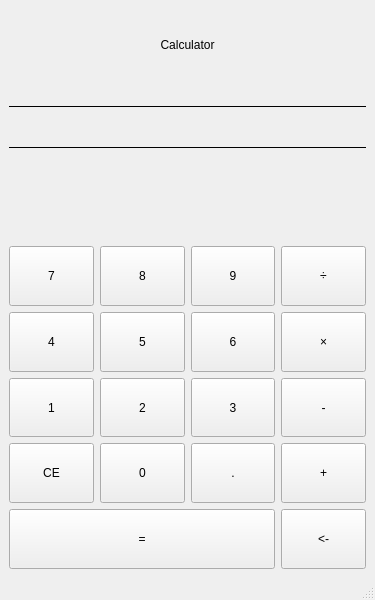
<?xml version="1.0" encoding="UTF-8"?>
<ui version="4.0">
 <class>Calculator</class>
 <widget class="QMainWindow" name="Calculator">
  <property name="geometry">
   <rect>
    <x>0</x>
    <y>0</y>
    <width>375</width>
    <height>600</height>
   </rect>
  </property>
  <property name="windowTitle">
   <string>Calculator</string>
  </property>
  <widget class="QWidget" name="centralwidget">
   <layout class="QHBoxLayout" name="horizontalLayout">
    <item>
     <layout class="QVBoxLayout" name="verticalLayout" stretch="3,2,7">
      <item>
       <layout class="QVBoxLayout" name="title_Lay" stretch="5,0,3">
        <item>
         <widget class="QLabel" name="lbl_title">
          <property name="styleSheet">
           <string notr="true">font: 30pt &quot;Impact&quot;;
color: rgb(0, 0, 0)</string>
          </property>
          <property name="text">
           <string>Calculator</string>
          </property>
          <property name="textFormat">
           <enum>Qt::AutoText</enum>
          </property>
          <property name="scaledContents">
           <bool>false</bool>
          </property>
          <property name="alignment">
           <set>Qt::AlignCenter</set>
          </property>
          <property name="wordWrap">
           <bool>false</bool>
          </property>
         </widget>
        </item>
        <item>
         <widget class="QLabel" name="lbl_past_input">
          <property name="text">
           <string/>
          </property>
          <property name="alignment">
           <set>Qt::AlignRight|Qt::AlignTrailing|Qt::AlignVCenter</set>
          </property>
          <property name="margin">
           <number>5</number>
          </property>
         </widget>
        </item>
        <item>
         <widget class="QLabel" name="lbl_main_input">
          <property name="styleSheet">
           <string notr="true">border-top: 1px solid;
border-bottom: 1px solid;
color: black;
font: 75 28pt &quot;Source Code Pro&quot;;</string>
          </property>
          <property name="text">
           <string/>
          </property>
          <property name="alignment">
           <set>Qt::AlignCenter</set>
          </property>
         </widget>
        </item>
       </layout>
      </item>
      <item>
       <spacer name="horizontalSpacer">
        <property name="orientation">
         <enum>Qt::Vertical</enum>
        </property>
        <property name="sizeHint" stdset="0">
         <size>
          <width>20</width>
          <height>40</height>
         </size>
        </property>
       </spacer>
      </item>
      <item>
       <layout class="QGridLayout" name="gridLayout" rowstretch="0,0,0,0,0,0,0">
        <property name="sizeConstraint">
         <enum>QLayout::SetDefaultConstraint</enum>
        </property>
        <property name="topMargin">
         <number>0</number>
        </property>
        <item row="0" column="2">
         <widget class="QPushButton" name="btn_number_9">
          <property name="sizePolicy">
           <sizepolicy hsizetype="Minimum" vsizetype="Minimum">
            <horstretch>0</horstretch>
            <verstretch>0</verstretch>
           </sizepolicy>
          </property>
          <property name="text">
           <string>9</string>
          </property>
         </widget>
        </item>
        <item row="2" column="3">
         <widget class="QPushButton" name="btn_subtract">
          <property name="sizePolicy">
           <sizepolicy hsizetype="Minimum" vsizetype="Minimum">
            <horstretch>0</horstretch>
            <verstretch>0</verstretch>
           </sizepolicy>
          </property>
          <property name="text">
           <string>-</string>
          </property>
         </widget>
        </item>
        <item row="5" column="3">
         <widget class="QPushButton" name="btn_plus">
          <property name="sizePolicy">
           <sizepolicy hsizetype="Minimum" vsizetype="Minimum">
            <horstretch>0</horstretch>
            <verstretch>0</verstretch>
           </sizepolicy>
          </property>
          <property name="text">
           <string>+</string>
          </property>
         </widget>
        </item>
        <item row="0" column="0">
         <widget class="QPushButton" name="btn_number_7">
          <property name="sizePolicy">
           <sizepolicy hsizetype="Minimum" vsizetype="Minimum">
            <horstretch>0</horstretch>
            <verstretch>0</verstretch>
           </sizepolicy>
          </property>
          <property name="text">
           <string>7</string>
          </property>
         </widget>
        </item>
        <item row="5" column="1">
         <widget class="QPushButton" name="btn_number_0">
          <property name="sizePolicy">
           <sizepolicy hsizetype="Minimum" vsizetype="Minimum">
            <horstretch>0</horstretch>
            <verstretch>0</verstretch>
           </sizepolicy>
          </property>
          <property name="text">
           <string>0</string>
          </property>
         </widget>
        </item>
        <item row="1" column="1">
         <widget class="QPushButton" name="btn_number_5">
          <property name="sizePolicy">
           <sizepolicy hsizetype="Minimum" vsizetype="Minimum">
            <horstretch>0</horstretch>
            <verstretch>0</verstretch>
           </sizepolicy>
          </property>
          <property name="text">
           <string>5</string>
          </property>
         </widget>
        </item>
        <item row="1" column="3">
         <widget class="QPushButton" name="btn_multiply">
          <property name="sizePolicy">
           <sizepolicy hsizetype="Minimum" vsizetype="Minimum">
            <horstretch>0</horstretch>
            <verstretch>0</verstretch>
           </sizepolicy>
          </property>
          <property name="text">
           <string>×</string>
          </property>
         </widget>
        </item>
        <item row="2" column="2">
         <widget class="QPushButton" name="btn_number_3">
          <property name="sizePolicy">
           <sizepolicy hsizetype="Minimum" vsizetype="Minimum">
            <horstretch>0</horstretch>
            <verstretch>0</verstretch>
           </sizepolicy>
          </property>
          <property name="styleSheet">
           <string notr="true">height: 40px;</string>
          </property>
          <property name="text">
           <string>3</string>
          </property>
         </widget>
        </item>
        <item row="2" column="1">
         <widget class="QPushButton" name="btn_number_2">
          <property name="sizePolicy">
           <sizepolicy hsizetype="Minimum" vsizetype="Minimum">
            <horstretch>0</horstretch>
            <verstretch>0</verstretch>
           </sizepolicy>
          </property>
          <property name="text">
           <string>2</string>
          </property>
         </widget>
        </item>
        <item row="0" column="3">
         <widget class="QPushButton" name="btn_divide">
          <property name="sizePolicy">
           <sizepolicy hsizetype="Minimum" vsizetype="Minimum">
            <horstretch>0</horstretch>
            <verstretch>0</verstretch>
           </sizepolicy>
          </property>
          <property name="text">
           <string>÷</string>
          </property>
         </widget>
        </item>
        <item row="1" column="0">
         <widget class="QPushButton" name="btn_number_4">
          <property name="sizePolicy">
           <sizepolicy hsizetype="Minimum" vsizetype="Minimum">
            <horstretch>0</horstretch>
            <verstretch>0</verstretch>
           </sizepolicy>
          </property>
          <property name="text">
           <string>4</string>
          </property>
         </widget>
        </item>
        <item row="2" column="0">
         <widget class="QPushButton" name="btn_number_1">
          <property name="sizePolicy">
           <sizepolicy hsizetype="Minimum" vsizetype="Minimum">
            <horstretch>0</horstretch>
            <verstretch>0</verstretch>
           </sizepolicy>
          </property>
          <property name="text">
           <string>1</string>
          </property>
         </widget>
        </item>
        <item row="1" column="2">
         <widget class="QPushButton" name="btn_number_6">
          <property name="sizePolicy">
           <sizepolicy hsizetype="Minimum" vsizetype="Minimum">
            <horstretch>0</horstretch>
            <verstretch>0</verstretch>
           </sizepolicy>
          </property>
          <property name="text">
           <string>6</string>
          </property>
         </widget>
        </item>
        <item row="0" column="1">
         <widget class="QPushButton" name="btn_number_8">
          <property name="sizePolicy">
           <sizepolicy hsizetype="Minimum" vsizetype="Minimum">
            <horstretch>0</horstretch>
            <verstretch>0</verstretch>
           </sizepolicy>
          </property>
          <property name="text">
           <string>8</string>
          </property>
         </widget>
        </item>
        <item row="5" column="0">
         <widget class="QPushButton" name="btn_clear">
          <property name="sizePolicy">
           <sizepolicy hsizetype="Minimum" vsizetype="Minimum">
            <horstretch>0</horstretch>
            <verstretch>0</verstretch>
           </sizepolicy>
          </property>
          <property name="text">
           <string>CE</string>
          </property>
         </widget>
        </item>
        <item row="5" column="2">
         <widget class="QPushButton" name="btn_period">
          <property name="sizePolicy">
           <sizepolicy hsizetype="Minimum" vsizetype="Minimum">
            <horstretch>0</horstretch>
            <verstretch>0</verstretch>
           </sizepolicy>
          </property>
          <property name="text">
           <string>.</string>
          </property>
         </widget>
        </item>
        <item row="6" column="0" colspan="3">
         <widget class="QPushButton" name="btn_equals">
          <property name="sizePolicy">
           <sizepolicy hsizetype="Minimum" vsizetype="Minimum">
            <horstretch>0</horstretch>
            <verstretch>0</verstretch>
           </sizepolicy>
          </property>
          <property name="text">
           <string>=</string>
          </property>
         </widget>
        </item>
        <item row="6" column="3">
         <widget class="QPushButton" name="btn_backspace">
          <property name="sizePolicy">
           <sizepolicy hsizetype="Minimum" vsizetype="Minimum">
            <horstretch>0</horstretch>
            <verstretch>0</verstretch>
           </sizepolicy>
          </property>
          <property name="text">
           <string>&lt;-</string>
          </property>
         </widget>
        </item>
       </layout>
      </item>
     </layout>
    </item>
   </layout>
  </widget>
  <widget class="QMenuBar" name="menubar">
   <property name="geometry">
    <rect>
     <x>0</x>
     <y>0</y>
     <width>375</width>
     <height>25</height>
    </rect>
   </property>
  </widget>
  <widget class="QStatusBar" name="statusbar"/>
 </widget>
 <resources/>
 <connections/>
</ui>
